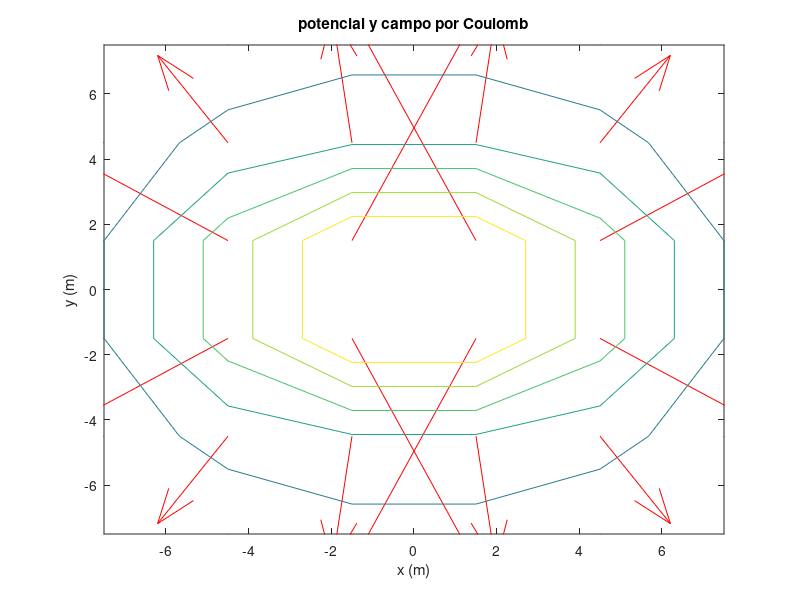

Source code (MATLAB):
% datos
k = 9*10^9;                            % constante de Coulomb

qa = input('Valor de la carga (A) en nC, q: ') * 10^-9;
qb = input('Valor de la carga (B) en nC, q: ') * 10^-9;

d = input('Distancia X entre las cargas en m, ds: ');
delta = d * 1.5;
x0a = -d / 2;                         % posición x carga a
y0a = 0.0;                             % posición y carga a

x0b = d / 2;                          % posición x carga b
y0b = 0.0;                             % posición y carga b

n = input('Numero de pasos, n: ');
p = delta * 2 / n;
dx = -delta:p:delta;
dy = -delta:p:delta;
[x, y] = meshgrid(dx, dy);

l = input('Numero de lineas equipotenciales, l: ');
s = input('Escala de los vectores de campo, s: ');

% carga (A)
ra = abs(sqrt((x-x0a).^2+(y-y0a).^2)); % módulo del vector posición
Exa = k*(qa*(x-x0a)./ra.^3);           % componente x del campo eléctrico
Eya = k*(qb*(y-y0a)./ra.^3);           % componente y del campo eléctrico
Va =  k*qa./ra;                        % valor del potencial

% carga (B)
rb = abs(sqrt((x-x0b).^2+(y-y0b).^2)); 
Exb = k*(qb*(x-x0b)./rb.^3);           
Eyb = k*(qb*(y-y0b)./rb.^3);           
Vb =  k*qb./rb;

% resultante
Exr = Exa + Exb;
Eyr = Eya + Eyb;
Vr = Va + Vb;

quiver(x, y, Exr, Eyr, s, 'r');            % dibujo las líneas del campo vectorial
hold on;
contour(x, y, Vr, l);                  % dibujo de las líneas equipotenciales
xlabel('x (m)');
ylabel('y (m)');
title('potencial y campo por Coulomb');
hold off;



